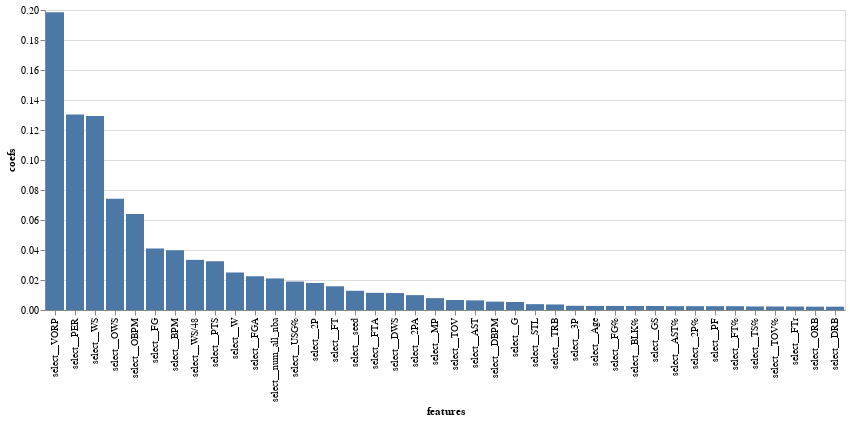

Notebook source saved alongside this figure:
### Markdown cell above
We can also view which coefficients made the most impact on the model. We see that VORP and PER were two of the strongest features in prediciting All-NBA status.

### Code cell
alt.Chart(coef_df_nz[0:40]).mark_bar().encode(
    y='coefs',
    x=alt.Y('features', sort='-y'))

### Figure 1 — Vega-Lite specification as saved in the notebook (floating-point values rounded to 4 significant figures)
{"config": {"view": {"continuousWidth": 400, "continuousHeight": 300}}, "data": {"name": "data-20b0421b0914b83e684ebbadf3d6cc61"}, "mark": "bar", "encoding": {"x": {"field": "features", "sort": "-y", "type": "nominal"}, "y": {"field": "coefs", "type": "quantitative"}}, "$schema": "https://vega.github.io/schema/vega-lite/v4.17.0.json", "datasets": {"data-20b0421b0914b83e684ebbadf3d6cc61": [{"coefs": 0.1984, "features": "select__VORP"}, {"coefs": 0.1303, "features": "select__PER"}, {"coefs": 0.1293, "features": "select__WS"}, {"coefs": 0.07411, "features": "select__OWS"}, {"coefs": 0.06405, "features": "select__OBPM"}, {"coefs": 0.04094, "features": "select__FG"}, {"coefs": 0.03987, "features": "select__BPM"}, {"coefs": 0.03343, "features": "select__WS/48"}, {"coefs": 0.0325, "features": "select__PTS"}, {"coefs": 0.02501, "features": "select__W"}, {"coefs": 0.02249, "features": "select__FGA"}, {"coefs": 0.02104, "features": "select__num_all_nba"}, {"coefs": 0.01898, "features": "select__USG%"}, {"coefs": 0.01803, "features": "select__2P"}, {"coefs": 0.01582, "features": "select__FT"}, {"coefs": 0.01282, "features": "select__seed"}, {"coefs": 0.01146, "features": "select__FTA"}, {"coefs": 0.0113, "features": "select__DWS"}, {"coefs": 0.009909, "features": "select__2PA"}, {"coefs": 0.007908, "features": "select__MP"}, {"coefs": 0.006653, "features": "select__TOV"}, {"coefs": 0.00643, "features": "select__AST"}, {"coefs": 0.005573, "features": "select__DBPM"}, {"coefs": 0.005351, "features": "select__G"}, {"coefs": 0.003905, "features": "select__STL"}, {"coefs": 0.003688, "features": "select__TRB"}, {"coefs": 0.002814, "features": "select__3P"}, {"coefs": 0.002732, "features": "select__Age"}, {"coefs": 0.002719, "features": "select__FG%"}, {"coefs": 0.002685, "features": "select__BLK%"}, {"coefs": 0.002684, "features": "select__GS"}, {"coefs": 0.002565, "features": "select__AST%"}, {"coefs": 0.002561, "features": "select__2P%"}, {"coefs": 0.002555, "features": "select__PF"}, {"coefs": 0.002545, "features": "select__FT%"}, {"coefs": 0.002369, "features": "select__TS%"}, {"coefs": 0.002336, "features": "select__TOV%"}, {"coefs": 0.0023, "features": "select__FTr"}, {"coefs": 0.00223, "features": "select__ORB"}, {"coefs": 0.00222, "features": "select__DRB"}]}}
